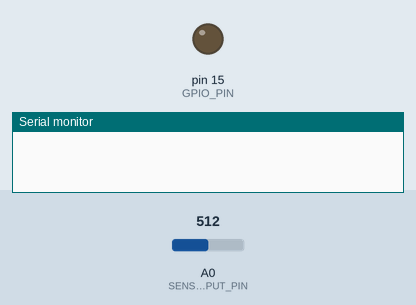
Simulated run of this sketch. Board: Arduino Uno, built with avr-gcc and run on an emulated ATmega328P. Shown: output pins drawn as LEDs (lit = HIGH), the last lines printed to the serial monitor. The test bench sets the inputs (shaded band); at power-on: A0 (SENSOR_INPUT_PIN) = 512. Raw I2C reads return 0.

Above: at 0.1 s.
At 105.1 s:
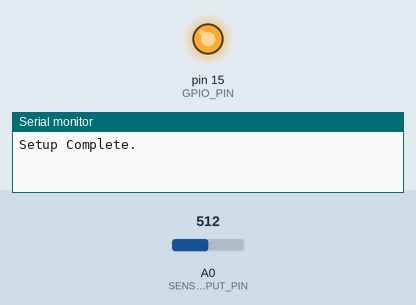
Timing chart, 0 to 121.6 s (numbered marks = the images above):
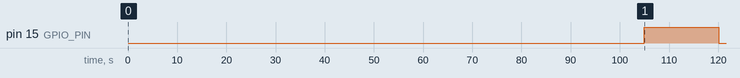

The sketch:

TDS_sketch_v5.ino
```cpp
#include <Wire.h>
#include <algorithm>

// Pin Definitions
#define SENSOR_INPUT_PIN A0   // Data Wire is plugged into ADC Port
#define GPIO_PIN 15           // Power Port is GPIO PIN 15

// Timing Intervals
#define POLLING_INTERVAL 60000   // Interval for polling
#define SAMPLING_INTERVAL 100000  // Interval for sampling
#define SENDING_INTERVAL 37000    // Interval for sending

// Definition for tds sensor reading iterations (sampling points)
#define tdsSenseIterations  40            // sum of sample point

// Global Variables
float adjustedTds = 0;           // Adjusted TDS calculation
float VC = 3.3;                  // voltage Constant
int slaveAddress = 8;            // Slave device address
bool codeExecuted = false;       // Flag for code execution
const int16_t I2C_SLAVE = 8;     // I2C slave address
float receivedFloatValue;        // Received float value
float receivedFloatTemp;         // Received temperature value
uint8_t messageType = 0x03;      // Message type
uint8_t messageLength = 8;       // Message length
float analogBuffer[tdsSenseIterations];     // store the analog value in the array, read from ADC
int analogBufferIndex = 0;       // Index for circular buffer

// Constants for temperature coefficient calculation
const float tempCoefficient = 0.02;  // 2% Coefficient calculation
const float referenceTemp = 25.0;    // Reference temperature for calibration

// Function Prototypes
void setup();
void loop();
float adjustTds(float sensor, float temperature);
float computeMedian();
void transmitSlave();
void startSensor();
void stopSensor();
void actuateData();
float readFloatFromWire(uint8_t length);

// Configure State Machine
enum SensorState {
    SENSOR_OFF,
    SENSOR_INIT,
    SENSOR_STABILIZE,
    SENSOR_READ,
    SENSOR_SHUTDOWN
};

SensorState currentState = SENSOR_OFF;
unsigned long stateStartTime = 0;

void setup() {
    // Initialize Serial Communication
    Serial.begin(9600);
    while (!Serial); // Wait for serial port to connect

    // Set GPIO PIN as OUTPUT for controlling power
    pinMode(GPIO_PIN, OUTPUT);

    // Initialize Wire library
    Wire.begin();

    // Execute code only once
    if (!codeExecuted) {
        delay(5000);
        Serial.println("Setup Complete.");
        codeExecuted = true;
    }
}

void loop() {

    switch (currentState) {
        case SENSOR_OFF:
            // Do nothing until instructed to turn on the sensor
            break;
        case SENSOR_INIT:
            // Initialize sensor
            digitalWrite(GPIO_PIN, HIGH); // Power on the sensor
            stateStartTime = millis();
            currentState = SENSOR_STABILIZE;
            break;
        case SENSOR_STABILIZE:
            // Wait for sensor stabilization
            if (millis() - stateStartTime >= 5000) { // Wait for 5 seconds
                currentState = SENSOR_READ; // Move to next state
            }
            break;
        case SENSOR_READ:
            // Read sensor data
            adjustedTds = readAndAdjustTds(receivedFloatTemp); // Replace 'temperature' with the actual temperature value to adjust the TDS
            delay(250);
            if (millis() - stateStartTime >= 15000) { // Wait for 10 seconds
              currentState = SENSOR_SHUTDOWN; // Move to next state
            }
            // Serial.println(adjustedTds); // Uncomment for debugging
            break;
        case SENSOR_SHUTDOWN:
            // Power off the sensor
            digitalWrite(GPIO_PIN, LOW);
            currentState = SENSOR_OFF; // Reset to initial state
            break;
    }

    // Polling Interval Check
    static unsigned long pollingTime = millis();
    if (millis() - pollingTime > POLLING_INTERVAL) {
        actuateData();
        pollingTime = millis();
        }

    // Sampling Interval Check
    static unsigned long samplingTime = millis();
    if (millis() - samplingTime > SAMPLING_INTERVAL) {
        startSensor();
        samplingTime = millis();
    }

    // Sending Interval Check
    static unsigned long sendingTime = millis();
    if (millis() - sendingTime > SENDING_INTERVAL) {
        transmitSlave(); // Transmit TDS to slave device
        sendingTime = millis();
    }
}

void startSensor() {
    currentState = SENSOR_INIT;
}

void stopSensor() {
    currentState = SENSOR_OFF;
}

void actuateData() {
    if (Wire.requestFrom(I2C_SLAVE, 8) != 8) {
        // Error: Did not receive expected number of bytes
        // Serial.println("Error retrieving temperature.");
        return;
    }

    // Request 8 bytes from slave device #8
    uint8_t receivedMessageType = Wire.read(); // Read the message type byte
    uint8_t receivedMessageLength = Wire.read(); // Read the message length byte

    // Handle message type 0x02 (temperature value)
    if (receivedMessageType == 0x02 && receivedMessageLength == 8) {
        receivedFloatTemp = readFloatFromWire(receivedMessageLength);
    }
}

float readFloatFromWire(uint8_t length) {
    uint8_t byteArray[sizeof(float)]; // Create an array to store the bytes of the float
    for (int i = 0; i < length; i++) {
        byteArray[i] = Wire.read(); // Read bytes of the message body into byteArray
    }
    // Reconstruct the float value from byteArray
    float *ptr = reinterpret_cast<float*>(byteArray); // Type punning
    return *ptr; // Return reconstructed float value
}


// Function to read analog value from sensor and store in buffer
void analogReadAction() {
    float sensorValue = analogRead(SENSOR_INPUT_PIN);
    // Serial.println(sensorValue); // Uncomment for debugging
    analogBuffer[analogBufferIndex] = sensorValue;
    analogBufferIndex = (analogBufferIndex + 1) % tdsSenseIterations; // Circular buffer
}

// Function to compute median value from buffer
float computeMedian() {
    float sortedBuffer[tdsSenseIterations];
    memcpy(sortedBuffer, analogBuffer, tdsSenseIterations * sizeof(float));
    std::sort(sortedBuffer, sortedBuffer + tdsSenseIterations);

    if (tdsSenseIterations % 2 == 0) {
        float median = (sortedBuffer[tdsSenseIterations / 2 - 1] + sortedBuffer[tdsSenseIterations / 2]) / 2.0f;
        return median;
    } else {
        return sortedBuffer[tdsSenseIterations / 2];
    }
}

// Function to adjust TDS reading based on temperature
float adjustTds(float voltage, float temperature) {
    // Calculate temperature correction factor
    float tempCorrection = 1.0 + tempCoefficient * (temperature - referenceTemp);

    // Calculate compensation voltage
    float compensationVoltage = voltage / tempCorrection;

    // Adjust TDS reading based on temperature
    return (133.42 / compensationVoltage * compensationVoltage * compensationVoltage - 255.86 * compensationVoltage * compensationVoltage + 857.39 * compensationVoltage) * 0.5;
}

// Combined function for reading analog value and adjusting TDS
float readAndAdjustTds(float temperature) {
    analogReadAction();
    float medianSensorValue = computeMedian();
    float averageVoltage = medianSensorValue * VC / 1024.0;
    return adjustTds(averageVoltage, temperature);
}

// Transmit to slave
void transmitSlave() {
    Wire.beginTransmission(slaveAddress); // Start I2C transmission with slave (Arduino)
    Wire.write(messageType); // Send message type
    Wire.write(messageLength); // Send message length
    uint8_t byteArray[sizeof(float)]; // Create byte array to store TDS
    memcpy(byteArray, &adjustedTds, sizeof(float)); // Copy TDS value to byte array

    for (int i = 0; i < sizeof(float); i++) {
        Wire.write(byteArray[i]); // Send TDS byte by byte
    }

    Wire.endTransmission(); // End transmission
}
```

Measured:
- by itself, pin 15 (GPIO_PIN): LOW → HIGH at 105 s, → LOW 15.1 s later
